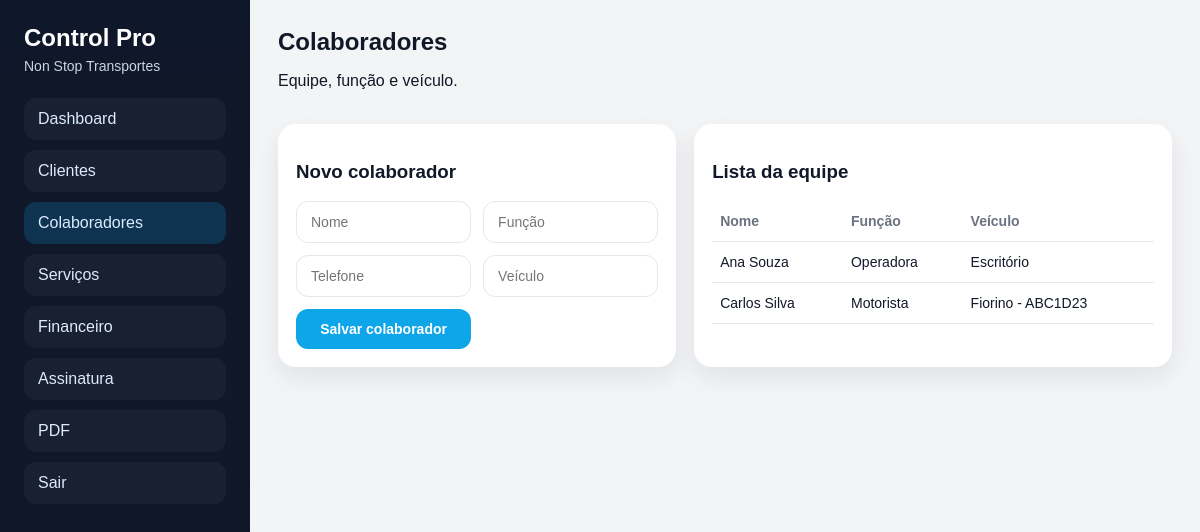
The app's page /colaboradores (signed in) with its own data.
### tables this page shows
CREATE TABLE users (
                id INTEGER PRIMARY KEY AUTOINCREMENT,
                company_name TEXT NOT NULL,
                email TEXT UNIQUE NOT NULL,
                password TEXT NOT NULL,
                plan TEXT NOT NULL DEFAULT 'Profissional',
                status TEXT NOT NULL DEFAULT 'ativo',
                due_date TEXT NOT NULL,
                grace_days INTEGER NOT NULL DEFAULT 3,
                created_at TEXT NOT NULL DEFAULT CURRENT_TIMESTAMP
            );

CREATE TABLE employees (
                id INTEGER PRIMARY KEY AUTOINCREMENT,
                name TEXT NOT NULL,
                role TEXT NOT NULL,
                phone TEXT,
                vehicle TEXT,
                created_at TEXT NOT NULL DEFAULT CURRENT_TIMESTAMP
            );

### main.py (the view)
@app.get("/colaboradores", response_class=HTMLResponse)
def employees_page(request: Request, user: sqlite3.Row = Depends(require_active_user)):
    with closing(get_conn()) as conn:
        employees = conn.execute("SELECT * FROM employees ORDER BY id DESC").fetchall()
    return templates.TemplateResponse(
        request=request,
        name="employees.html",
        context=context(request, "colaboradores", user=user, employees=employees),
    )

### templates/employees.html
{% extends 'base.html' %}
{% block content %}
<header class="page-head"><div><h2>Colaboradores</h2><p>Equipe, função e veículo.</p></div></header>
<section class="grid-two">
  <div class="card">
    <h3>Novo colaborador</h3>
    <form method="post" class="grid-form">
      <input name="name" placeholder="Nome" required />
      <input name="role" placeholder="Função" required />
      <input name="phone" placeholder="Telefone" />
      <input name="vehicle" placeholder="Veículo" />
      <button type="submit">Salvar colaborador</button>
    </form>
  </div>
  <div class="card">
    <h3>Lista da equipe</h3>
    <table>
      <thead><tr><th>Nome</th><th>Função</th><th>Veículo</th></tr></thead>
      <tbody>
        {% for item in employees %}
        <tr><td>{{ item['name'] }}</td><td>{{ item['role'] }}</td><td>{{ item['vehicle'] }}</td></tr>
        {% endfor %}
      </tbody>
    </table>
  </div>
</section>
{% endblock %}

### templates/base.html (shortened to what this page needs)
<!DOCTYPE html>
<html lang="pt-BR">
<head>
  <link rel="stylesheet" href="/static/style.css" />
</head>
<body>
  {% if current_user %}
  <aside class="sidebar">
    <div>
      <h1>Control Pro</h1>
      <p class="subtitle">{{ current_user['company_name'] }}</p>
    </div>
    <nav>
      <a href="/dashboard" class="{% if page == 'dashboard' %}active{% endif %}">Dashboard</a>
      <a href="/clientes" class="{% if page == 'clientes' %}active{% endif %}">Clientes</a>
      <a href="/colaboradores" class="{% if page == 'colaboradores' %}active{% endif %}">Colaboradores</a>
      <a href="/servicos" class="{% if page == 'servicos' %}active{% endif %}">Serviços</a>
      <a href="/financeiro" class="{% if page == 'financeiro' %}active{% endif %}">Financeiro</a>
      <a href="/assinatura" class="{% if page == 'assinatura' %}active{% endif %}">Assinatura</a>
      <a href="/relatorios/servicos.pdf" target="_blank">PDF</a>
      <a href="/logout">Sair</a>
    </nav>
  </aside>
  {% endif %}
  <main class="main {% if not current_user %}full{% endif %}">
    {% block content %}{% endblock %}
  </main>
</body>
</html>

### static/style.css (style rules this page uses)
:root { --bg: #0f172a; --panel: #111827; --card: #ffffff; --text: #111827; --muted: #6b7280; --line: #e5e7eb; --primary: #0ea5e9; --danger: #dc2626; --warning: #d97706; --success: #16a34a; }
* { box-sizing: border-box; }
body { margin: 0; font-family: Arial, Helvetica, sans-serif; background: #f3f4f6; color: var(--text); display: flex; min-height: 100vh; }
.sidebar { width: 250px; background: linear-gradient(180deg, #0f172a, #111827); color: white; padding: 24px; display: flex; flex-direction: column; gap: 24px; }
.sidebar h1 { margin: 0; font-size: 24px; }
.subtitle { color: #cbd5e1; margin: 6px 0 0; font-size: 14px; }
.sidebar nav { display: flex; flex-direction: column; gap: 10px; }
.sidebar a { color: #dbeafe; text-decoration: none; padding: 12px 14px; border-radius: 12px; background: rgba(255,255,255,0.04); }
.sidebar a.active, .sidebar a:hover { background: rgba(14,165,233,0.2); }
.main { flex: 1; padding: 28px; }
.page-head { display: flex; justify-content: space-between; align-items: center; margin-bottom: 18px; }
.page-head h2 { margin: 0 0 4px; }
.card { background: var(--card); border-radius: 18px; padding: 18px; box-shadow: 0 10px 24px rgba(15, 23, 42, 0.08); }
.grid-two { display: grid; grid-template-columns: 1fr 1.2fr; gap: 18px; }
.grid-form { display: grid; grid-template-columns: 1fr 1fr; gap: 12px; }
input, textarea, select, button { width: 100%; border: 1px solid var(--line); border-radius: 12px; padding: 12px 14px; font-size: 14px; }
button { background: var(--primary); color: white; border: none; cursor: pointer; font-weight: bold; }
table { width: 100%; border-collapse: collapse; }
th, td { text-align: left; padding: 12px 8px; border-bottom: 1px solid var(--line); font-size: 14px; }
th { color: var(--muted); }

### records on screen
users: company_name "Non Stop Transportes"
employees: name "Ana Souza", role "Operadora", vehicle "Escritório"
employees: name "Carlos Silva", role "Motorista", vehicle "Fiorino - ABC1D23"
